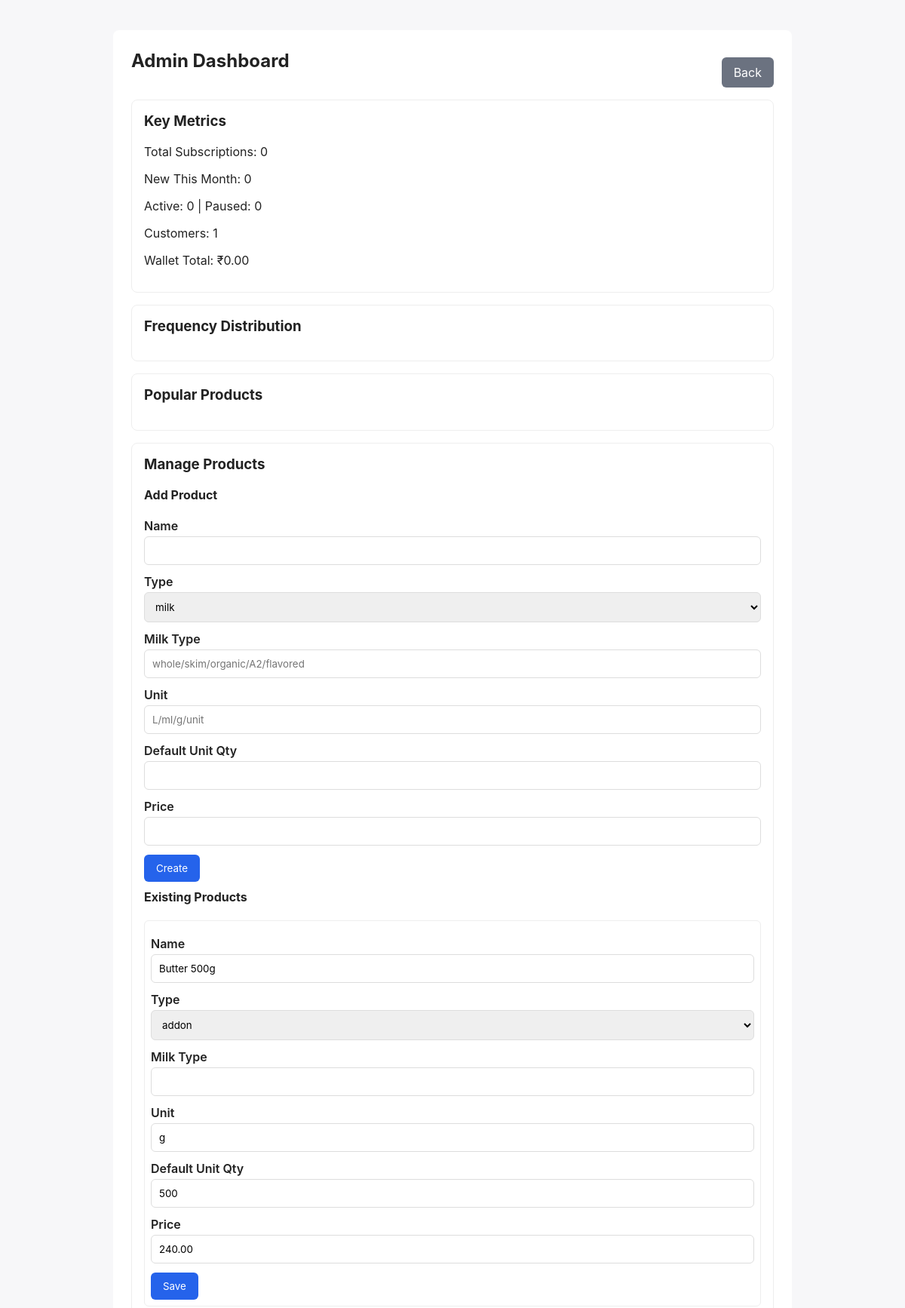
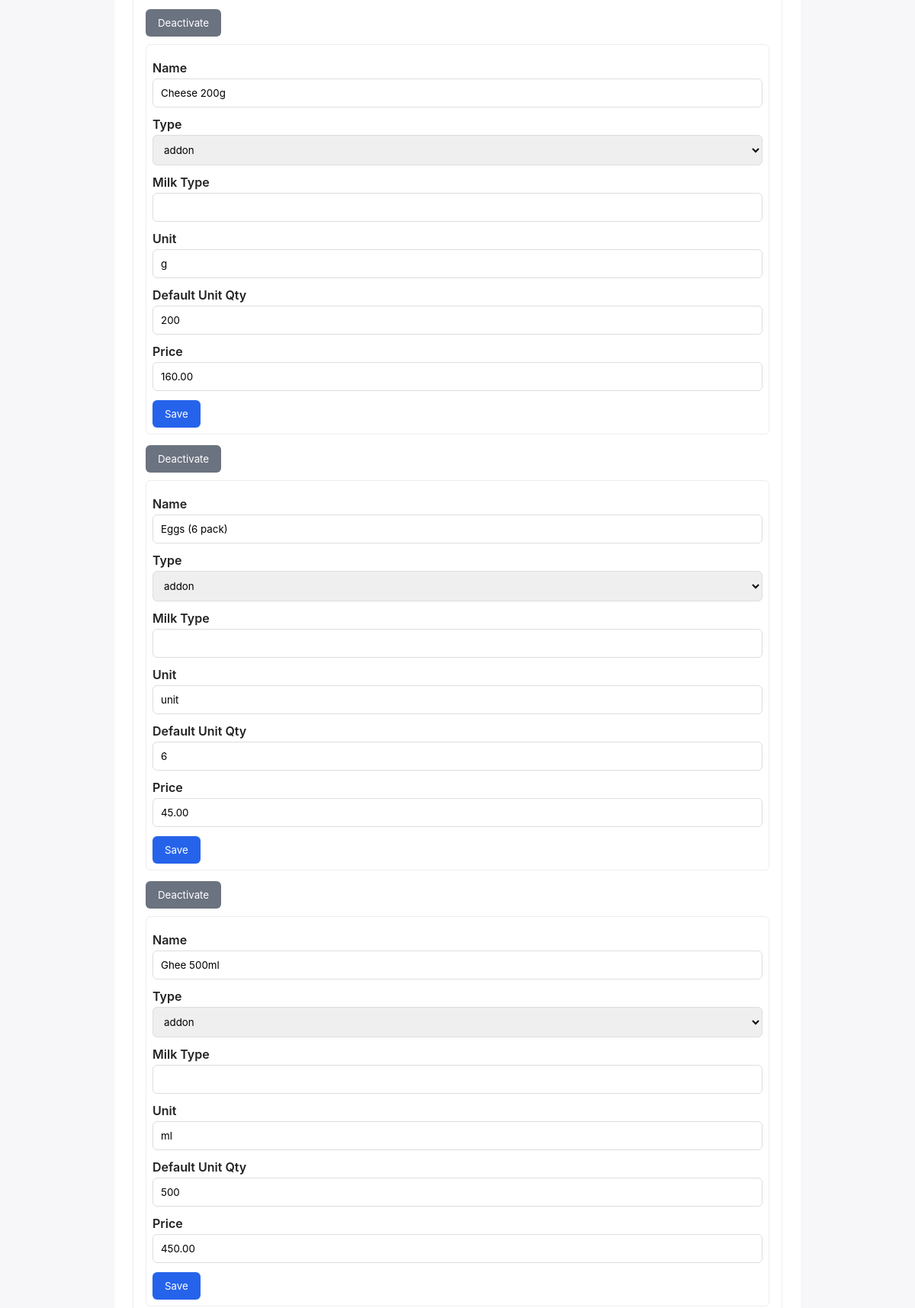
Screenshot of /pages/admin.php (upper part) with the database file from the repository (2 pictures, top to bottom).
### tables this page shows
CREATE TABLE IF NOT EXISTS products (
  id INT AUTO_INCREMENT PRIMARY KEY,
  name TEXT NOT NULL,
  type VARCHAR(50) NOT NULL,
  milk_type VARCHAR(50),
  unit VARCHAR(20) NOT NULL,
  default_unit_qty INT,
  price DECIMAL(10,2) NOT NULL,
  active TINYINT(1) NOT NULL DEFAULT 1
);

### pages/admin.php (the view, shortened to what this page needs)
<?php
$pdo = DB::conn();
$totalSubs = (int)$pdo->query("SELECT COUNT(*) FROM subscriptions")->fetchColumn();
$newSubs = (int)$pdo->query("SELECT COUNT(*) FROM subscriptions WHERE DATE_FORMAT(start_date, '%Y-%m') = DATE_FORMAT(CURDATE(), '%Y-%m')")->fetchColumn();
$activeSubs = (int)$pdo->query("SELECT COUNT(*) FROM subscriptions WHERE status = 'active'")->fetchColumn();
$pausedSubs = (int)$pdo->query("SELECT COUNT(*) FROM subscriptions WHERE status = 'paused'")->fetchColumn();
$customers = (int)$pdo->query("SELECT COUNT(*) FROM users WHERE role = 'customer'")->fetchColumn();
$walletTotal = (float)$pdo->query("SELECT COALESCE(SUM(wallet_balance),0) FROM subscriptions")->fetchColumn();
$products = $pdo->query("SELECT * FROM products ORDER BY type, name")->fetchAll();
echo '<!DOCTYPE html><html><head><meta charset="utf-8"><title>Admin</title><link rel="stylesheet" href="styles.css"></head><body>';
echo '<div class="container">';
echo '<div class="topbar">';
echo '<h2>Admin Dashboard</h2>';
echo '<div><a class="btn secondary" href="index.php?page=dashboard">Back</a></div>';
echo '</div>';
echo '<div class="card">';
echo '<h3>Key Metrics</h3>';
echo '<p>Total Subscriptions: ' . $totalSubs . '</p>';
echo '<p>New This Month: ' . $newSubs . '</p>';
echo '<p>Active: ' . $activeSubs . ' | Paused: ' . $pausedSubs . '</p>';
echo '<p>Customers: ' . $customers . '</p>';
echo '<p>Wallet Total: ₹' . number_format($walletTotal,2) . '</p>';
echo '</div>';
echo '<div class="card">';
echo '<h3>Frequency Distribution</h3>';
echo '</div>';
echo '<div class="card">';
echo '<h3>Popular Products</h3>';
echo '</div>';
echo '<div class="card">';
echo '<h3>Manage Products</h3>';
echo '<form method="post" action="actions/products_create.php" style="margin-bottom:10px">';
echo '<h4>Add Product</h4>';
echo '<label>Name</label><input type="text" name="name" required />';
echo '<label>Type</label><select name="type"><option value="milk">milk</option><option value="addon">addon</option></select>';
echo '<label>Milk Type</label><input type="text" name="milk_type" placeholder="whole/skim/organic/A2/flavored" />';
echo '<label>Unit</label><input type="text" name="unit" placeholder="L/ml/g/unit" required />';
echo '<label>Default Unit Qty</label><input type="number" name="default_unit_qty" required />';
echo '<label>Price</label><input type="number" step="0.01" name="price" required />';
echo '<button class="btn" type="submit">Create</button>';
echo '</form>';
echo '<h4>Existing Products</h4>';
foreach ($products as $pr) {
    echo '<form method="post" action="actions/products_update.php" style="border:1px solid #eee;padding:8px;border-radius:6px;margin-bottom:8px">';
    echo '<label>Name</label><input type="text" name="name" value="'.htmlspecialchars($pr['name']).'" />';
    echo '<label>Type</label><select name="type"><option value="milk"'.($pr['type']==='milk'?' selected':'').'>milk</option><option value="addon"'.($pr['type']==='addon'?' selected':'').'>addon</option></select>';
    echo '<label>Milk Type</label><input type="text" name="milk_type" value="'.htmlspecialchars($pr['milk_type']).'" />';
    echo '<label>Unit</label><input type="text" name="unit" value="'.htmlspecialchars($pr['unit']).'" />';
    echo '<label>Default Unit Qty</label><input type="number" name="default_unit_qty" value="'.htmlspecialchars($pr['default_unit_qty']).'" />';
    echo '<label>Price</label><input type="number" step="0.01" name="price" value="'.htmlspecialchars($pr['price']).'" />';
    echo '<button class="btn" type="submit">Save</button>';
    echo '</form>';
    echo '<form method="post" action="actions/products_toggle.php" style="margin-top:-6px;margin-bottom:10px">';
    echo '<button class="btn secondary" type="submit">'.($pr['active']?'Deactivate':'Activate').'</button>';
    echo '</form>';
}
echo '</div>';
echo '</body></html>';
?>

### styles.css (style rules this page uses)
* { box-sizing: border-box; font-family: 'Inter', Arial, sans-serif; }
body { margin: 0; background: #f7f7f9; color: #222; }
.container { max-width: 900px; margin: 40px auto; background: #fff; padding: 24px; border-radius: 8px; }
h1, h2, h3, h4 { margin-top: 0; }
label { display: block; margin: 12px 0 4px; font-weight: 600; }
input, select { width: 100%; padding: 10px; border: 1px solid #ddd; border-radius: 6px; }
.btn { display: inline-block; padding: 10px 16px; background: #2563eb; color: #fff; border: none; border-radius: 6px; text-decoration: none; cursor: pointer; margin-top: 12px; }
.btn.secondary { background: #6b7280; }
.card { border: 1px solid #eee; padding: 16px; border-radius: 8px; margin-top: 16px; }
.topbar { display: flex; justify-content: space-between; align-items: center; }

### rows the page displays
products: name "Butter 500g", type "addon", unit "g", default_unit_qty "500", price "240.00", active "Deactivate"
products: name "Cheese 200g", type "addon", unit "g", default_unit_qty "200", price "160.00", active "Deactivate"
products: name "Eggs (6 pack)", type "addon", unit "unit", default_unit_qty "6", price "45.00", active "Deactivate"
products: name "Ghee 500ml", type "addon", unit "ml", default_unit_qty "500", price "450.00"

### other values shown
$totalSubs "0"
$newSubs "0"
$activeSubs "0"
$pausedSubs "0"
$customers "1"
$walletTotal "0.00"
